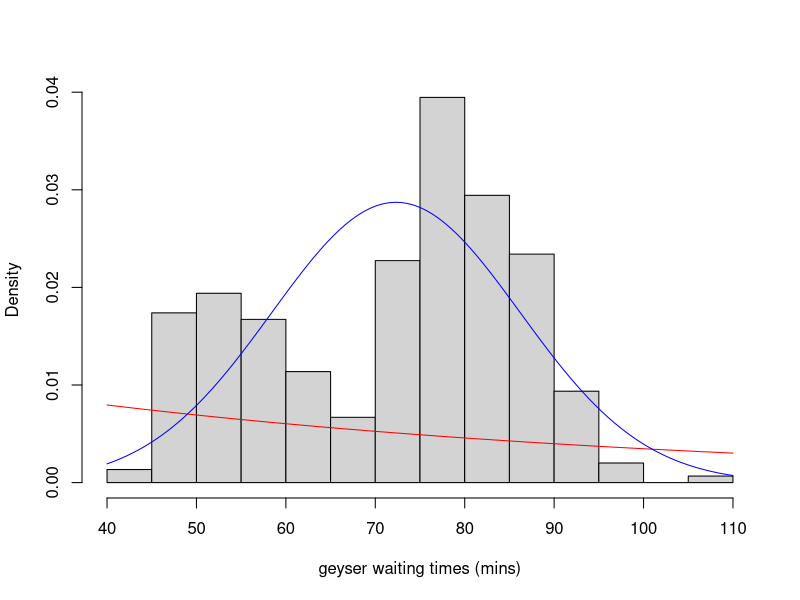
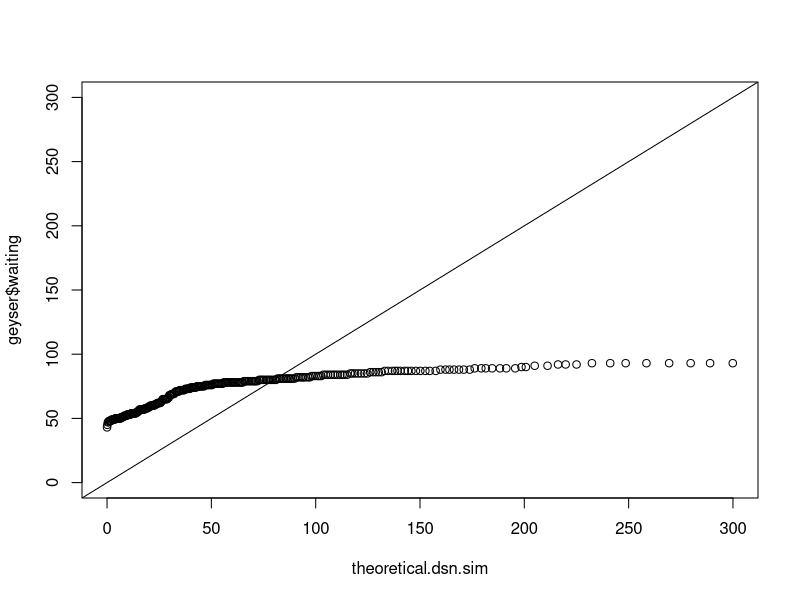
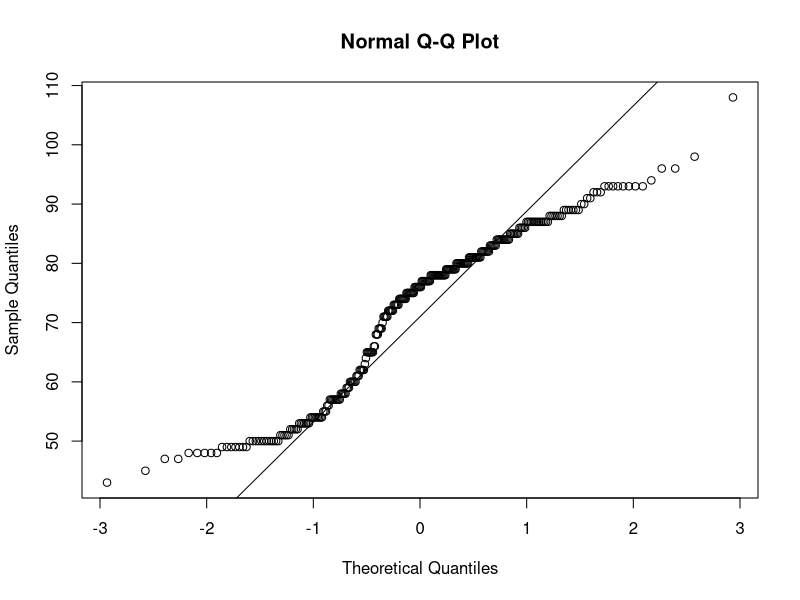

Generate these figures, in order, with R:
#2. 
library("MASS")
data("geyser")
head("geyser")

#3.
hist(geyser$waiting,freq=FALSE, xlab = "geyser waiting times (mins)", main = "")

#4.
curve(dexp(x,rate=1/mean(geyser$waiting)),col="red",lty=1,add=TRUE)

#5.
curve(dnorm(x,mean = mean(geyser$waiting),sd = sd(geyser$waiting)), col = 
        "blue", lty = 1, add = TRUE)

#7.
theoretical.dsn.sim <- rexp(n=10000,rate=1/mean(geyser$waiting))
qqplot(theoretical.dsn.sim,geyser$waiting, xlim = c(0,300), ylim = c(0,300))
abline(a = 0, b = 1)

#8.
qqnorm(y = geyser$waiting)
qqline(y = geyser$waiting)

#9. 
#normal fits better

#10.
censored.waiting = geyser$waiting #copy of data
censored.waiting[censored.waiting > 85] = 85
censored.waiting2 = geyser$waiting
censored.waiting2[censored.waiting2 > 85] = NA
mean(geyser$waiting)
mean(censored.waiting)
mean(censored.waiting2, na.rm = TRUE)
